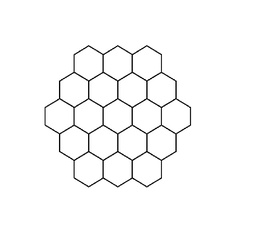
#> input picture example.jpg, 256 x 249 px, shrunk from 642 x 624 before the run
$ python -i snake.py   (imports and definitions only)
#> lines starting #> are read from the running program, lines starting #| are printed output that depends on the picture; after the words box and inside, x2 and y2 are one past the last pixel; in counts of white or black regions, pixels touching at a corner belong together
### Utilities.py
import numpy as np

def ConvertToGaryscale(ColoredImage):

    Red, Green, Blue = ColoredImage[:,:,0], ColoredImage[:,:,1], ColoredImage[:,:,2]
    GrayscaleImage = 0.299 * Red + 0.587 * Green + 0.114 * Blue

    return GrayscaleImage

def Convolve(Image,Gx,Gy=np.zeros((3,3))):
    if len(Image.shape) == 3:
        Image = ConvertToGaryscale(Image)
    # print(len(Gx[0]))
    # print(len(Gy[0]))

    ImageNumberOfRows,ImageNumberOfColumns=Image.shape

    KernalNumberOfRows, KernalNumberOfColumns = Gx.shape
    PaddedHight = int((KernalNumberOfRows - 1) / 2)
    PaddedWidth = int((KernalNumberOfColumns - 1) / 2)
    PaddedImage = np.zeros((ImageNumberOfRows + (2 * PaddedHight), ImageNumberOfColumns + (2 * PaddedWidth)))
    PaddedImage[ PaddedHight : PaddedImage.shape[0] - PaddedHight,PaddedWidth : PaddedImage.shape[1] - PaddedWidth,] = Image
    ResultantImage = np.ones([ImageNumberOfRows,ImageNumberOfColumns])

    for row in range(ImageNumberOfRows):
        for column in range(ImageNumberOfColumns):

            if(Gy.any() == 0):
                ResultantImage[row,column]=np.sum(np.multiply(Gx,PaddedImage[row:row+KernalNumberOfRows,column:column+KernalNumberOfColumns]))
            else:
                PixelValueX=np.sum(np.multiply(Gx,PaddedImage[row:row+KernalNumberOfRows,column:column+KernalNumberOfColumns]))
                PixelValueY=np.sum(np.multiply(Gy,PaddedImage[row:row+KernalNumberOfRows,column:column+KernalNumberOfColumns]))
                ResultantImage[row,column]=np.sqrt(PixelValueX**2+PixelValueY**2)

    return ResultantImage

# [117 lines left out: functions Threshold, GaussianFilter, Gradient, NonMaxSuppression, Hysteresis, not called in this run]

def Sobel(image):
    SobelKernalX=np.array([[-1,0,1],
                           [-2,0,2],
                           [-1,0,1]])
    SobelKernalY=np.flip(SobelKernalX.transpose())
    SobelImageX=Convolve(image,SobelKernalX)
    SobelImageY= Convolve(image,SobelKernalY)
    return SobelImageX,SobelImageY

def local_thresh(input_img,T):

    h, w = input_img.shape##rows and columns

    S = w/8
    s2 = S/2
    #integral img
    #we use 32 bit because
    #The values in the integral image get very
    #large because they are the sums of the pixels above and to the left
    int_img = np.zeros_like(input_img, dtype=np.uint32)
    for col in range(w):
        for row in range(h):
            int_img[row,col] = input_img[0:row,0:col].sum()

    #output img
    out_img = np.zeros_like(input_img)

    for col in range(w):
        for row in range(h):
            #SxS region
            y0 = int(max(row-s2, 0))
            y1 = int(min(row+s2, h-1))
            x0 = int(max(col-s2, 0))
            x1 = int(min(col+s2, w-1))

            count = int((y1-y0)*(x1-x0))

            sum_ = int_img[y1, x1]-int_img[y0, x1]-int_img[y1, x0]+int_img[y0, x0]

            if input_img[row, col]*count < sum_*(100.-T)/100.:
                out_img[row,col] = 0
            else:
                out_img[row,col] = 255
    ##the result
    return out_img

### snake.py
import cv2
import math
import numpy as np
from Utilities import *

class Snake:
    min_distance_b_points = 5           # The minimum distance between two points other wise we consider them overlapped.
    max_distance_b_points = 50          # The maximum distance to insert a point.
    kernel_size_search = 7              # The size of the iterative kernel

    ##### Snake Variables#####
    closed = True       # True >> closed snake(Shrinks to contain object inside) False>> open snake (expands to contain the object )
    alpha = 0.5         # The weight of the continuity energy.(internal)
    beta = 0.5          # The weight of the Curveture energy. (internal)
    gamma = 0.5         # The weight of the Image Energy. (gradient / External)
    starting_points = 50       # initial number of snake points
    snake_length = 0
    gray = None         # The image in grayscale.
    binarised = None       # The binary image.
    gradientX = None    # The X_gradient (sobel) of the image.
    gradientY = None    # The Y_gradient (sobel) of the image.
    points = None

    def __init__(self,image,closed = True):
        # Image Properties
        self.image = image
        self.width=image.shape[1]
        self.height = image.shape[0]

        self.closed = closed # set the contour to be closed loop

        self.gray = ConvertToGaryscale( self.image)
        self.binarised = local_thresh( self.gray, 11 )
        self.gradientX,self.gradientY =Sobel( self.gray )

        # Get center of the image to draw the cicle
        half_width = math.floor( self.width / 2 )
        half_height = math.floor( self.height / 2 )

        ###########If we use the closed loop, we put the large circle that will reduce untill round the edges of objects######
        if self.closed: # we use large cicle that shrinks to the boundaried of the object
            n = self.starting_points
            radius = half_width if half_width < half_height else half_height # we choose radius to be the minimum out image dimenssions
            self.points = [ np.array([
                half_width + math.floor( math.cos( 2 * math.pi / n * x ) * radius ),
                half_height + math.floor( math.sin( 2 * math.pi / n * x ) * radius ) ])
                for x in range( 0, n )
            ]
        else:   # in case open we use a horizontal line at first
            n = self.starting_points
            factor = math.floor( half_width / (self.starting_points-1) )
            self.points = [ np.array([ math.floor( half_width / 2 ) + x * factor, half_height ])
                for x in range( 0, n )
            ]

    def visualize(self):
        img = self.image.copy()
        # To draw connected points of the contour
        point_color = ( 0, 255, 0 )
        line_color = ( 50, 0, 75 )
        thickness = 2

        num_points = len(self.points)

        # Draw a line between the current and the next point
        for i in range( 0, num_points - 1 ):
            cv2.line( img, tuple( self.points[ i ] ), tuple( self.points[ i + 1 ] ), line_color, thickness )

        # 0 -> N (Closes the snake)
        if self.closed:
            cv2.line(img, tuple( self.points[ 0 ] ), tuple( self.points[ num_points-1 ] ), line_color, thickness )

        # Drawing circles over points
        [ cv2.circle( img, tuple( x ), thickness, point_color, -1) for x in self.points ]

        return img

    def dist (first_point,second_point):
        #controls the insertion and removing points around object
        return np.sqrt(np.sum((first_point-second_point) ** 2))

    ####### Normalization funtion to normalize the kernel of search
    def normalize (kernel):

        abs_sum = np.sum( [ abs( x ) for x in kernel ] )
        return kernel / abs_sum if abs_sum != 0 else kernel

    def get_length(self): #for area and primeter calculations
        n_points = len(self.points)
        if not self.closed:
            n_points -= 1

        return np.sum( [ Snake.dist( self.points[i], self.points[ (i+1)%n_points  ] ) for i in range( 0, n_points ) ] )

# Energies(Internal and External)
# Continuity energy
    def cont_energy(self, p, prev):
        # The average distance between points in the snake
        avg_dist = self.snake_length / len(self.points)
        un = Snake.dist( prev, p )
        dun = abs( un - avg_dist )
        return dun**2

# Curveture energy
    def curv_energy(self, p, prev, next ):
        # previous and current point
        prev_x = p[0] - prev[0]
        prev_y = p[1] - prev[1]
        distant = math.sqrt(prev_x**2 + prev_y**2)

        # currrent and next point
        next_x = p[0] - next[0]
        next_y = p[1] - next[1]
        next_distant = math.sqrt( next_x**2 + next_y**2 )

        if distant == 0 or next_distant == 0:
            return 0

        cx = float( next_x + prev_x )  / ( distant * next_distant )
        cy = float( next_y + prev_y ) / ( distant * next_distant )
        cn = cx**2 + cy**2
        return cn


# Image (Gradient) Energy
    def Grad_energy(self,p):
        if p[0] < 0 or p[0] >= self.width or p[1] < 0 or p[1] >= self.height:
            return np.finfo(np.float64).max #return None when cached

        return -( self.gradientX[ p[1] ][ p[0] ]**2 + self.gradientY[ p[1] ][ p[0] ]**2  )


    def set_alpha(self,parm):
        self.alpha = parm /100

    def set_beta(self,parm):
        self.beta = parm/100

    def set_gamma(self,parm):
        self.gamma = parm/100

    def remove_overlaping_points(self):

        snake_size = len( self.points )

        for i in range( 0, snake_size ):
            for j in range( snake_size-1, i+1, -1 ):
                if i == j:
                    continue

                curr = self.points[ i ]
                end = self.points[ j ]

                dist = Snake.dist( curr, end )

                if dist < self.min_distance_b_points:
                    remove_indexes = range( i+1, j ) if (i!=0 and j!=snake_size-1) else [j]
                    remove_size = len( remove_indexes )
                    non_remove_size = snake_size - remove_size
                    if non_remove_size > remove_size:
                        self.points = [ p for k,p in enumerate( self.points ) if k not in remove_indexes ]
                    else:
                        self.points = [ p for k,p in enumerate( self.points ) if k in remove_indexes ]
                    snake_size = len( self.points )
                    break


    def add_missing_points(self):
        snake_size = len( self.points )
        for i in range(0,snake_size):
            curr = self.points[i]
            prev = self.points[(i+snake_size-1)%snake_size]
            next = self.points[(i+1)%snake_size]
            next2 = self.points[(i+2)%snake_size]

            if Snake.dist(curr,next) > self.max_distance_b_points:
                c0 = 0.125 / 6.0
                c1 = 2.875 / 6.0
                c2 = 2.875 / 6.0
                c3 = 0.125 / 6.0
                x = prev[0] * c3 + curr[0] * c2 + next[0] * c1 + next2[0] * c0
                y = prev[1] * c3 + curr[1] * c2 + next[1] * c1 + next2[1] * c0

                new_point = np.array( [ math.floor( 0.5 + x ), math.floor( 0.5 + y ) ] )

                self.points.insert( i+1, new_point )
                snake_size += 1


    def step(self):
        changed = False
        self.snake_length = self.get_length()
        new_snake = self.points.copy()

        search_kernel_size = (self.kernel_size_search,self.kernel_size_search)
        hks = math.floor(self.kernel_size_search/2)
        energy_cont = np.zeros(search_kernel_size)
        energy_curv = np.zeros(search_kernel_size)
        energy_grad = np.zeros(search_kernel_size)

        for i in range( 0, len( self.points ) ):
            curr = self.points[ i ]
            prev = self.points[ ( i + len( self.points )-1 ) % len( self.points ) ]
            next = self.points[ ( i + 1 ) % len( self.points ) ]

            for dx in range( -hks, hks ):
                for dy in range( -hks, hks ):
                    p = np.array( [curr[0] + dx, curr[1] + dy] )

                    # Calculates the energy functions on p
                    energy_cont[ dx + hks ][ dy + hks ] = self.cont_energy(p,prev)
                    energy_curv[dx+hks][dy+hks] = self.curv_energy(p,prev,next)
                    energy_grad[dx + hks][dy + hks] = self.Grad_energy(p)


            #Then, normalize the energies
            energy_cont = Snake.normalize(energy_cont)
            energy_curv = Snake.normalize(energy_curv)
            energy_grad = Snake.normalize(energy_grad)

            e_sum = self.alpha * energy_cont + self.beta * energy_curv + self.gamma * energy_grad
            emin = np.finfo(np.float64).max

            x,y = 0,0
            for dx in range( -hks, hks ):
                for dy in range( -hks, hks ):
                    if e_sum[ dx + hks ][ dy + hks ] < emin:
                        emin = e_sum[ dx + hks ][ dy + hks ]
                        x = curr[0] + dx
                        y = curr[1] + dy

            # Boundary check
            x = 1 if x < 1 else x
            x = self.width-2 if x >= self.width-1 else x
            y = 1 if y < 1 else y
            y = self.height-2 if y >= self.height-1 else y

            # Check for changes
            if curr[0] != x or curr[1] != y:
                changed = True

            new_snake[i] = np.array( [ x, y ] )

        self.points = new_snake

        # remove overlaping points and add missing points
        self.remove_overlaping_points()
        self.add_missing_points()
        return changed

>>> import cv2
>>> picture = cv2.imread('example.jpg')
#> picture is the input picture: shape (249, 256, 3); min 0, max 255, mean 249.1
>>> result = Snake(picture).step()
#> after the loop in local_thresh, `for col in range(w):`:
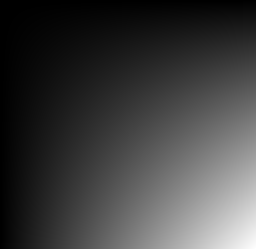
#> int_img: shape (249, 256) uint32; min 0, max 15753194, mean 3924953.3; drawn with min black and max white
#> after the loop in local_thresh, `for col in range(w):`:
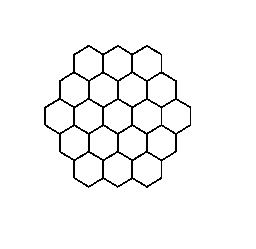
#> out_img: shape (249, 256) float64; 96.6% white; black in thin lines or dots, all inside (x1, y1, x2, y2) = (44, 45, 191, 188)
#> in Convolve, `PaddedImage[ PaddedHight : PaddedImage.shape[0] - PaddedHight,PaddedWi..`:
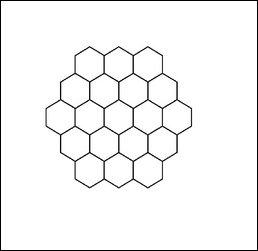
#> PaddedImage: shape (251, 258) float64; min 0, max 255, mean 245.2
#> after the loop in Convolve, `for row in range(ImageNumberOfRows):`:
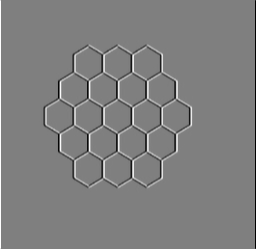
#> ResultantImage: shape (249, 256) float64; min -1020, max 1020, mean 0; drawn with min black and max white
#> after the loop in Convolve (call 2), `for row in range(ImageNumberOfRows):`:
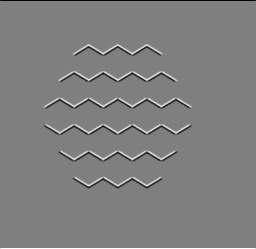
#> ResultantImage: shape (249, 256) float64; min -1020, max 1020, mean 0; drawn with min black and max white
#> the loop in step, `for i in range( 0, len( self.points ) ):` made 50 passes
